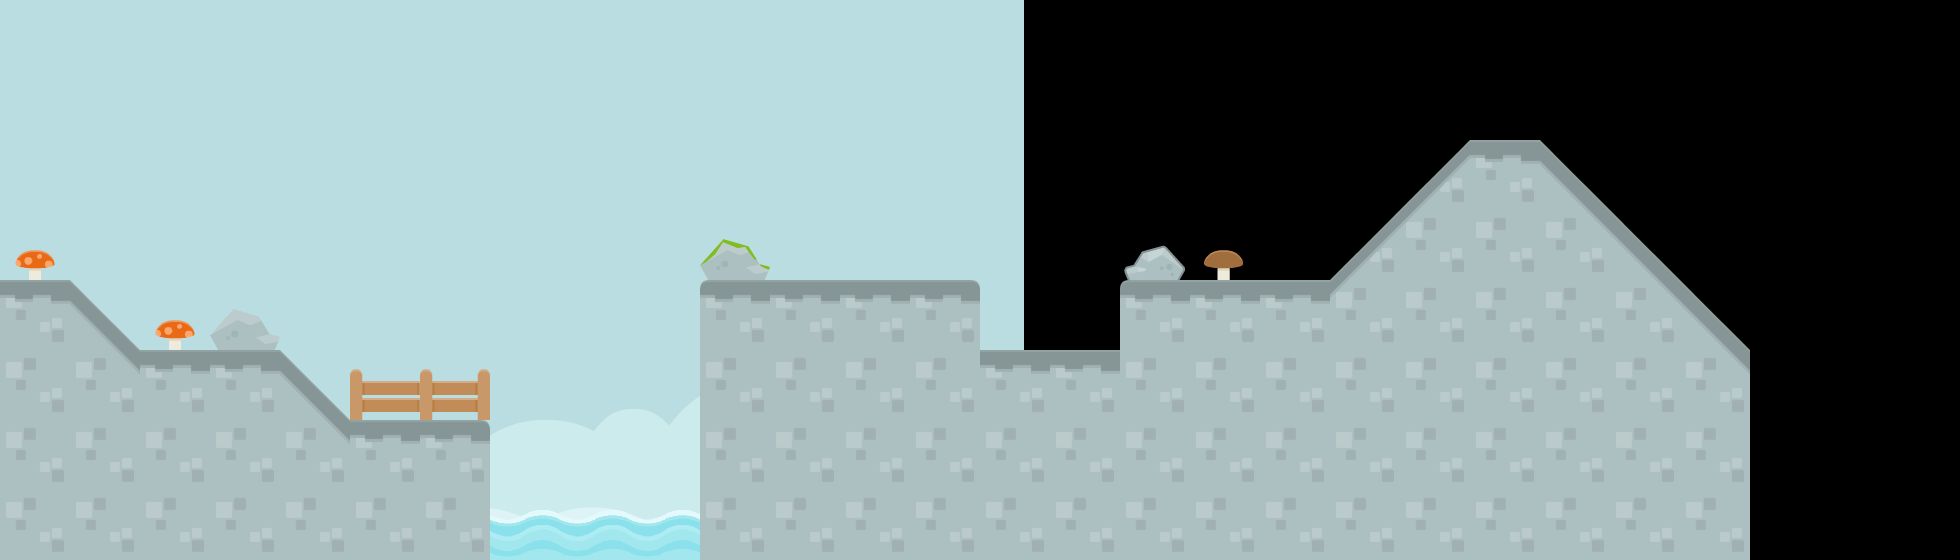

Below is a game level as drawn by its tile map, then a one-line description and the .tmx that defines it (tile-layer data replaced by summaries):
An orthogonal 28x8 tile map with 70x70 px tiles, 3 tile layers (tiles_background, tiles_terrain, tiles_foreground), 2 image layers and 16 objects (7x STONE, 3x clickable, 3x effect_glow_sprites, start, target, ...).

<map version="1.0" orientation="orthogonal" renderorder="right-down" width="28" height="8" tilewidth="70" tileheight="70" nextobjectid="40">
 <properties>
  <property name="blocks" value="wood_1x2" />
  <property name="button_highlight" value="ROTATE" />
  <property name="message" value="instruction_0_4" />
  <property name="music" value="frantic_level" />
 </properties>
 <tileset firstgid="1" name="tiles" tilewidth="70" tileheight="70" spacing="4" margin="2" tilecount="117">
  <image source="../../graphics/tiles.png" width="962" height="666" />
  <tile id="114">
   <animation>
    <frame tileid="114" duration="100" />
    <frame tileid="115" duration="100" />
    <frame tileid="116" duration="100" />
    <frame tileid="115" duration="100" />
   </animation>
  </tile>
 </tileset>
 <imagelayer name="background_b" x="1024" y="-300">
  <image source="../../graphics/backgrounds/blue_shroom.png" />
 </imagelayer>
 <imagelayer name="background_a" y="-300">
  <image source="../../graphics/backgrounds/blue_shroom.png" />
 </imagelayer>
 <layer name="tiles_background" width="30" height="8">
  <data>[240 cells, 6 non-empty, 4 distinct tile ids]</data>
 </layer>
 <layer name="tiles_terrain" width="30" height="8">
  <data>[240 cells, 87 non-empty, 8 distinct tile ids]</data>
 </layer>
 <layer name="tiles_foreground" width="30" height="8">
  <data>[240 cells, 6 non-empty, 5 distinct tile ids]</data>
 </layer>
 <objectgroup name="terrain">
  <object id="24" type="STONE" x="0" y="280">
   <polygon points="0,0 70,0 140,70 140,280 0,280" />
  </object>
  <object id="25" type="STONE" x="140" y="350">
   <polygon points="0,0 140,0 210,70 210,210 0,210" />
  </object>
  <object id="26" type="STONE" x="350" y="420">
   <polygon points="0,0 140,0 140,140 0,140" />
  </object>
  <object id="27" type="STONE" x="700" y="280">
   <polygon points="0,0 280,0 280,280 0,280" />
  </object>
  <object id="32" type="STONE" x="1120" y="280">
   <polygon points="0,0 210,0 210,280 0,280" />
  </object>
  <object id="35" type="STONE" x="980" y="350">
   <polygon points="0,0 140,0 140,210 0,210" />
  </object>
  <object id="36" type="STONE" x="1330" y="280">
   <polygon points="0,0 140,-140 210,-140 420,70 420,280 0,280" />
  </object>
 </objectgroup>
 <objectgroup name="entities">
  <object id="4" name="start" type="start" x="770" y="210" width="70" height="70" />
  <object id="5" name="target" type="target" x="1260" y="210" width="70" height="70" />
  <object id="37" type="clickable" x="17.5" y="245" width="35" height="35">
   <properties>
    <property name="effect" value="mushroom_red" />
   </properties>
  </object>
  <object id="38" type="clickable" x="157.5" y="315" width="35" height="35">
   <properties>
    <property name="effect" value="mushroom_red" />
   </properties>
  </object>
  <object id="39" type="clickable" x="1207.5" y="245" width="35" height="35">
   <properties>
    <property name="effect" value="mushroom_brown" />
   </properties>
  </object>
 </objectgroup>
 <objectgroup name="background_effects">
  <object id="16" type="effect_clouds" x="210" y="0" width="1680" height="140" />
  <object id="17" type="effect_glow_sprites" x="980" y="280" width="140" height="70" />
  <object id="18" type="effect_glow_sprites" x="1120" y="210" width="210" height="70" />
  <object id="19" type="effect_glow_sprites" x="700" y="210" width="280" height="70" />
 </objectgroup>
 <objectgroup name="foreground_effects" />
 <objectgroup name="npc" />
</map>
